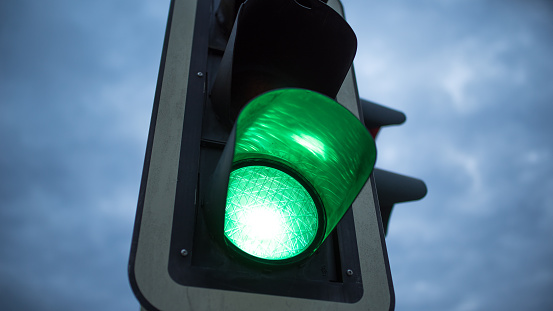
#> input picture data/green-traffic-light-2.jpg, 553 x 311 px, found by its file name; the run also reads 1 picture not shown here
$ jupyter execute traffic-light-detection.ipynb
#> lines starting #> are read from the running program, lines starting #| are printed output that depends on the picture; after the words box and inside, x2 and y2 are one past the last pixel; in counts of white or black regions, pixels touching at a corner belong together; long printed decimals are rounded
[cell 1]
import numpy as np
import cv2
import matplotlib.pyplot as plt
import PIL.Image as Image
# i prefer PIL to draw the text, more beautiful
import PIL.ImageDraw as ImageDraw
import PIL.ImageFont as ImageFont

[cell 2]
# http://www.workwithcolor.com/green-color-hue-range-01.htm
color_def = {0:'green',1:'yellow',2:'red'}
def select_traffic_light(image):
    hsv = cv2.cvtColor(image, cv2.COLOR_BGR2HSV)
#> hsv: shape (311, 553, 3); mean H, S, V 27.4, 106.7, 140.9

    # green color mask
    lower = np.array([40, 50, 60])
    upper = np.array([70, 255, 255])
    green_mask = cv2.inRange(hsv, lower, upper)
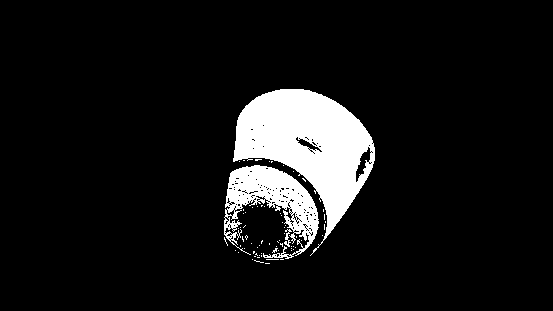
#> green_mask: shape (311, 553); 8.7% white; 70 white regions (67 under 20 px), largest, box (x1, y1, x2, y2) and area: (233, 89, 375, 256) 10765, (224, 165, 319, 259) 3966, (284, 229, 292, 247) 57
    # yellow color mask
    lower = np.array([20, 100, 100])
    upper = np.array([30, 255, 255])
    yellow_mask = cv2.inRange(hsv, lower, upper)
#> yellow_mask: shape (311, 553); 0.07% white in thin lines or dots, all inside (x1, y1, x2, y2) = (134, 2, 426, 310)
    # red color mask
    lower_red = np.array([0,70,50])
    upper_red = np.array([10,255,255])
    mask0 = cv2.inRange(hsv, lower_red, upper_red)
#> mask0: shape (311, 553); 0.2% white in thin lines or dots, all inside (x1, y1, x2, y2) = (128, 0, 553, 309)
    # red upper mask (170-180)
    lower_red = np.array([170,70,50])
    upper_red = np.array([180,255,255])
    mask1 = cv2.inRange(hsv, lower_red, upper_red)
#> mask1: shape (311, 553); 0.03% white in thin lines or dots, all inside (x1, y1, x2, y2) = (130, 38, 395, 307)
    red_mask = mask0+mask1

    # combine the mask
    green_yellow_mask = cv2.bitwise_or(green_mask, yellow_mask)
    green_yellow_red_mask = cv2.bitwise_or(green_yellow_mask, red_mask)
#> green_yellow_red_mask: shape (311, 553); 9% white; 260 white regions (256 under 20 px), largest, box (x1, y1, x2, y2) and area: (233, 89, 378, 256) 10791, (224, 165, 319, 259) 3966, (284, 229, 292, 247) 57, (129, 230, 134, 262) 33
    masked = cv2.bitwise_and(image, image, mask = green_yellow_red_mask)

    img_pred = cv2.addWeighted(masked,1.0,image,0.2, 0)
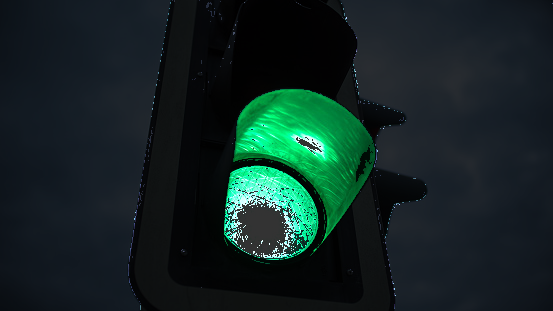
#> img_pred: shape (311, 553, 3); mean R, G, B 18.5, 36.9, 35.1
    array_colors = [np.mean(green_mask),np.mean(yellow_mask),np.mean(red_mask)]
#> array_colors = [22.21, 0.172, 0.578]
    print(array_colors)
#| [22.208, 0.172, 0.5783]
    color_detected = color_def[np.argmax(array_colors)]
#> color_detected = 'green'

    pil_image = Image.fromarray(np.uint8(img_pred))
    draw = ImageDraw.Draw(pil_image)
    font = ImageFont.truetype('Roboto-Regular.ttf', 30)
    draw.text((10,10),'color detected: '+color_detected,fill='white',font=font)

    return np.array(pil_image)

[cell 3]
traffic = cv2.cvtColor(cv2.imread('green-traffic-light-2.jpg'), cv2.COLOR_BGR2RGB)
plt.imshow(select_traffic_light(traffic))
plt.show()

[cell 4]
traffic = cv2.cvtColor(cv2.imread('green-traffic-light.jpg'), cv2.COLOR_BGR2RGB)
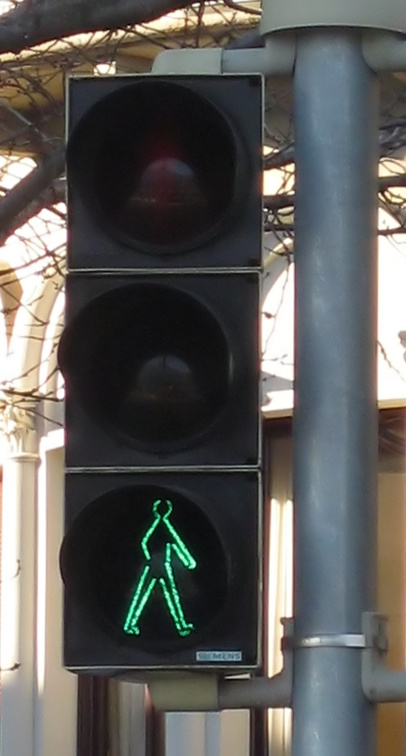
#> input picture data/green-traffic-light.jpg, 406 x 756 px, found by its file name
#> traffic: shape (756, 406, 3)
plt.imshow(select_traffic_light(traffic))
#> in select_traffic_light (call 2), `hsv = cv2.cvtColor(image, cv2.COLOR_BGR2HSV)`: hsv: shape (756, 406, 3); mean H, S, V 63.2, 44, 99.7
#> in select_traffic_light (call 2), `green_mask = cv2.inRange(hsv, lower, upper)`: green_mask: shape (756, 406); 0.9% white; 4 white regions (1 under 20 px), largest, box (x1, y1, x2, y2) and area: (159, 500, 197, 636) 1525, (123, 565, 157, 635) 911, (141, 500, 161, 560) 335
#> in select_traffic_light (call 2), `yellow_mask = cv2.inRange(hsv, lower, upper)`:
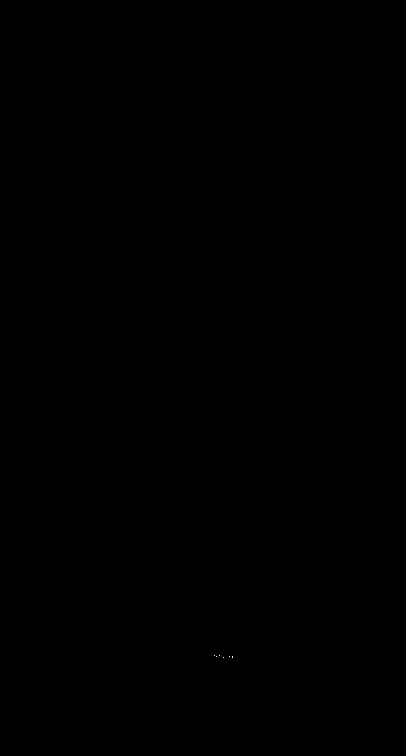
#> yellow_mask: shape (756, 406); 0% white in thin lines or dots, all inside (x1, y1, x2, y2) = (214, 655, 233, 658)
#> in select_traffic_light (call 2), `mask0 = cv2.inRange(hsv, lower_red, upper_red)`: mask0: shape (756, 406); 0.01% white in thin lines or dots, all inside (x1, y1, x2, y2) = (183, 47, 364, 712)
#> in select_traffic_light (call 2), `mask1 = cv2.inRange(hsv, lower_red, upper_red)`: mask1: shape (756, 406); every value is 0
#> in select_traffic_light (call 2), `img_pred = cv2.addWeighted(masked,1.0,image,0.2, 0)`:
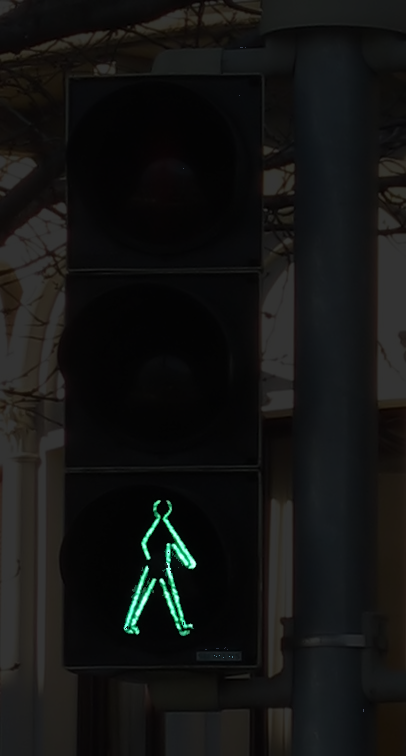
#> img_pred: shape (756, 406, 3); mean R, G, B 19.1, 19.7, 18.8
#> in select_traffic_light (call 2), `array_colors = [np.mean(green_mask),np.mean(yellow_mask),np.mean(red_m..`: array_colors = [2.3, 0.00582, 0.0141]
#| [2.303, 0.005816, 0.01412]
plt.show()

[cell 5]
traffic = cv2.cvtColor(cv2.imread('yellow-traffic-light.jpg'), cv2.COLOR_BGR2RGB)
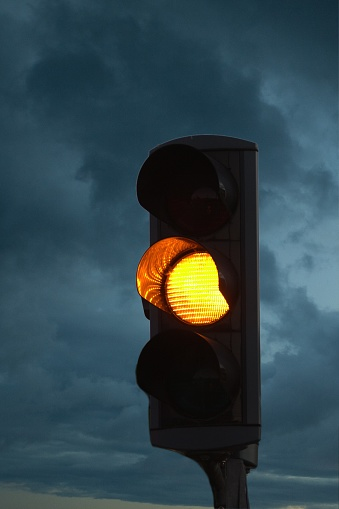
#> input picture data/yellow-traffic-light.jpg, 339 x 509 px, found by its file name
#> traffic: shape (509, 339, 3)
plt.imshow(select_traffic_light(traffic))
#> in select_traffic_light (call 3), `hsv = cv2.cvtColor(image, cv2.COLOR_BGR2HSV)`: hsv: shape (509, 339, 3); mean H, S, V 37, 118.9, 83.3
#> in select_traffic_light (call 3), `green_mask = cv2.inRange(hsv, lower, upper)`: green_mask: shape (509, 339); 0% white in thin lines or dots, all inside (x1, y1, x2, y2) = (212, 506, 213, 507)
#> in select_traffic_light (call 3), `yellow_mask = cv2.inRange(hsv, lower, upper)`: yellow_mask: shape (509, 339); 9.4% white; 148 white regions (117 under 20 px), largest, box (x1, y1, x2, y2) and area: (33, 247, 149, 362) 5628, (259, 110, 339, 232) 3748, (260, 240, 339, 356) 2388
#> in select_traffic_light (call 3), `mask0 = cv2.inRange(hsv, lower_red, upper_red)`: mask0: shape (509, 339); 0% white in thin lines or dots, all inside (x1, y1, x2, y2) = (166, 142, 167, 143)
#> in select_traffic_light (call 3), `mask1 = cv2.inRange(hsv, lower_red, upper_red)`: mask1: shape (509, 339); every value is 0
#> in select_traffic_light (call 3), `masked = cv2.bitwise_and(image, image, mask = green_yellow_red_mask)`:
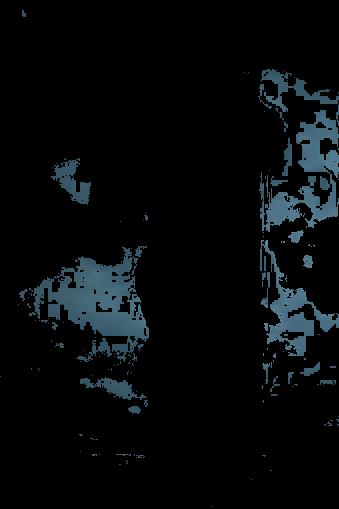
#> masked: shape (509, 339, 3); mean R, G, B 6.3, 9.5, 11.1
#> in select_traffic_light (call 3), `img_pred = cv2.addWeighted(masked,1.0,image,0.2, 0)`:
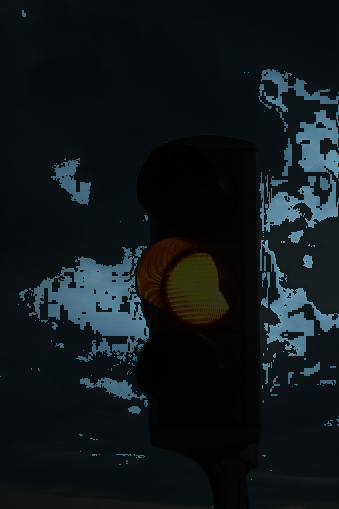
#> img_pred: shape (509, 339, 3); mean R, G, B 16.1, 23.4, 26.4
#> in select_traffic_light (call 3), `array_colors = [np.mean(green_mask),np.mean(yellow_mask),np.mean(red_m..`: array_colors = [0.00148, 23.91, 0.00148]
#| [0.001478, 23.914, 0.001478]
#> in select_traffic_light (call 3), `color_detected = color_def[np.argmax(array_colors)]`: color_detected = 'yellow'
plt.show()

[cell 6]
traffic = cv2.cvtColor(cv2.imread('red-traffic-light.jpg'), cv2.COLOR_BGR2RGB)
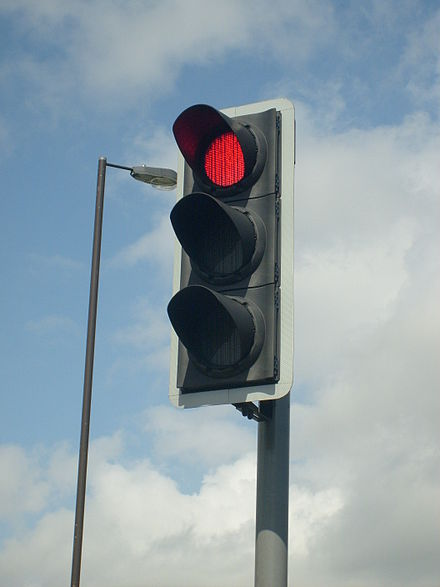
#> input picture data/red-traffic-light.jpg, 440 x 587 px, found by its file name
#> traffic: shape (587, 440, 3)
plt.imshow(select_traffic_light(traffic))
#> in select_traffic_light (call 4), `hsv = cv2.cvtColor(image, cv2.COLOR_BGR2HSV)`: hsv: shape (587, 440, 3); mean H, S, V 33.9, 49, 170.7
#> in select_traffic_light (call 4), `green_mask = cv2.inRange(hsv, lower, upper)`:
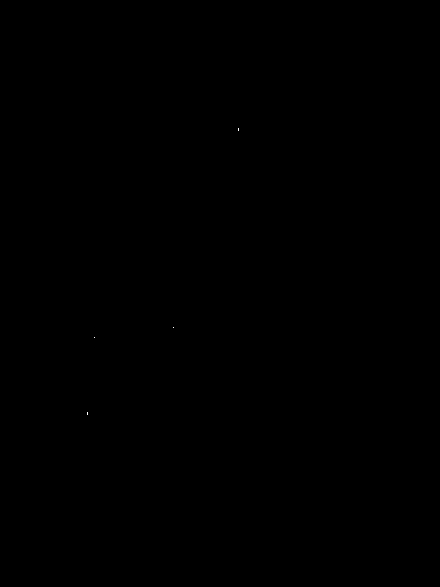
#> green_mask: shape (587, 440); 0% white in thin lines or dots, all inside (x1, y1, x2, y2) = (87, 128, 239, 415)
#> in select_traffic_light (call 4), `yellow_mask = cv2.inRange(hsv, lower, upper)`: yellow_mask: shape (587, 440); 0.01% white in thin lines or dots, all inside (x1, y1, x2, y2) = (90, 160, 99, 287)
#> in select_traffic_light (call 4), `mask0 = cv2.inRange(hsv, lower_red, upper_red)`: mask0: shape (587, 440); 0.02% white in thin lines or dots, all inside (x1, y1, x2, y2) = (76, 113, 278, 512)
#> in select_traffic_light (call 4), `mask1 = cv2.inRange(hsv, lower_red, upper_red)`: mask1: shape (587, 440); 0% white in thin lines or dots, all inside (x1, y1, x2, y2) = (210, 136, 248, 192)
#> in select_traffic_light (call 4), `array_colors = [np.mean(green_mask),np.mean(yellow_mask),np.mean(red_m..`: array_colors = [0.0079, 0.0168, 0.0642]
#| [0.007898, 0.01678, 0.06417]
#> in select_traffic_light (call 4), `color_detected = color_def[np.argmax(array_colors)]`: color_detected = 'red'
plt.show()

[cell 7]
traffic = cv2.cvtColor(cv2.imread('red.jpg'), cv2.COLOR_BGR2RGB)
plt.imshow(select_traffic_light(traffic))
#| [0.006207, 0.06766, 118.431]
plt.show()

[cell 8]
plt.figure(figsize = (15, 10))
plt.subplot(1, 3, 1)
traffic = cv2.cvtColor(cv2.imread('green-traffic-light-2.jpg'), cv2.COLOR_BGR2RGB)
plt.imshow(select_traffic_light(traffic))
#| [22.208, 0.172, 0.5783]
plt.subplot(1, 3, 2)
traffic = cv2.cvtColor(cv2.imread('yellow-traffic-light.jpg'), cv2.COLOR_BGR2RGB)
plt.imshow(select_traffic_light(traffic))
#| [0.001478, 23.914, 0.001478]
plt.subplot(1, 3, 3)
traffic = cv2.cvtColor(cv2.imread('red.jpg'), cv2.COLOR_BGR2RGB)
plt.imshow(select_traffic_light(traffic))
#| [0.006207, 0.06766, 118.431]
